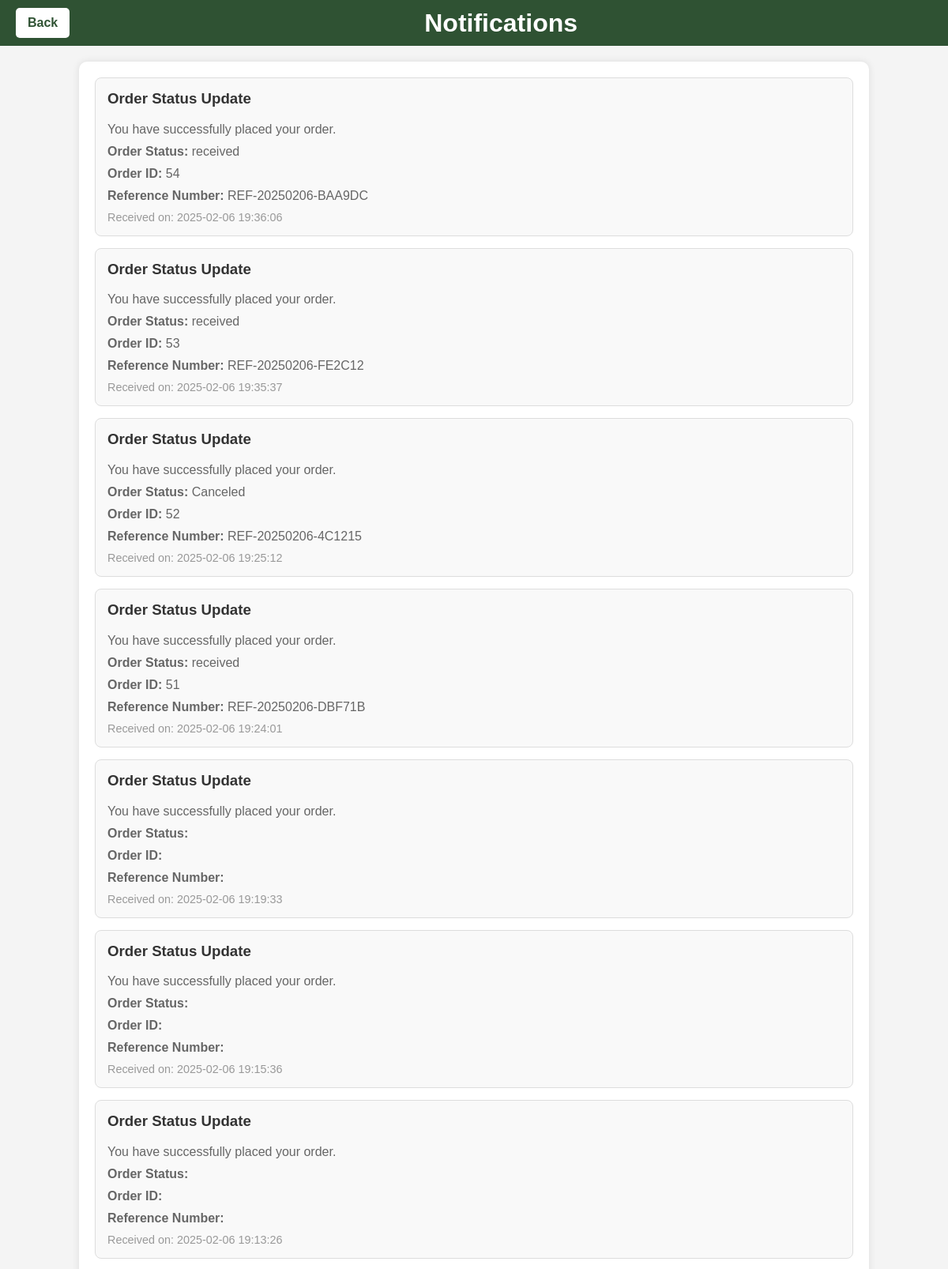
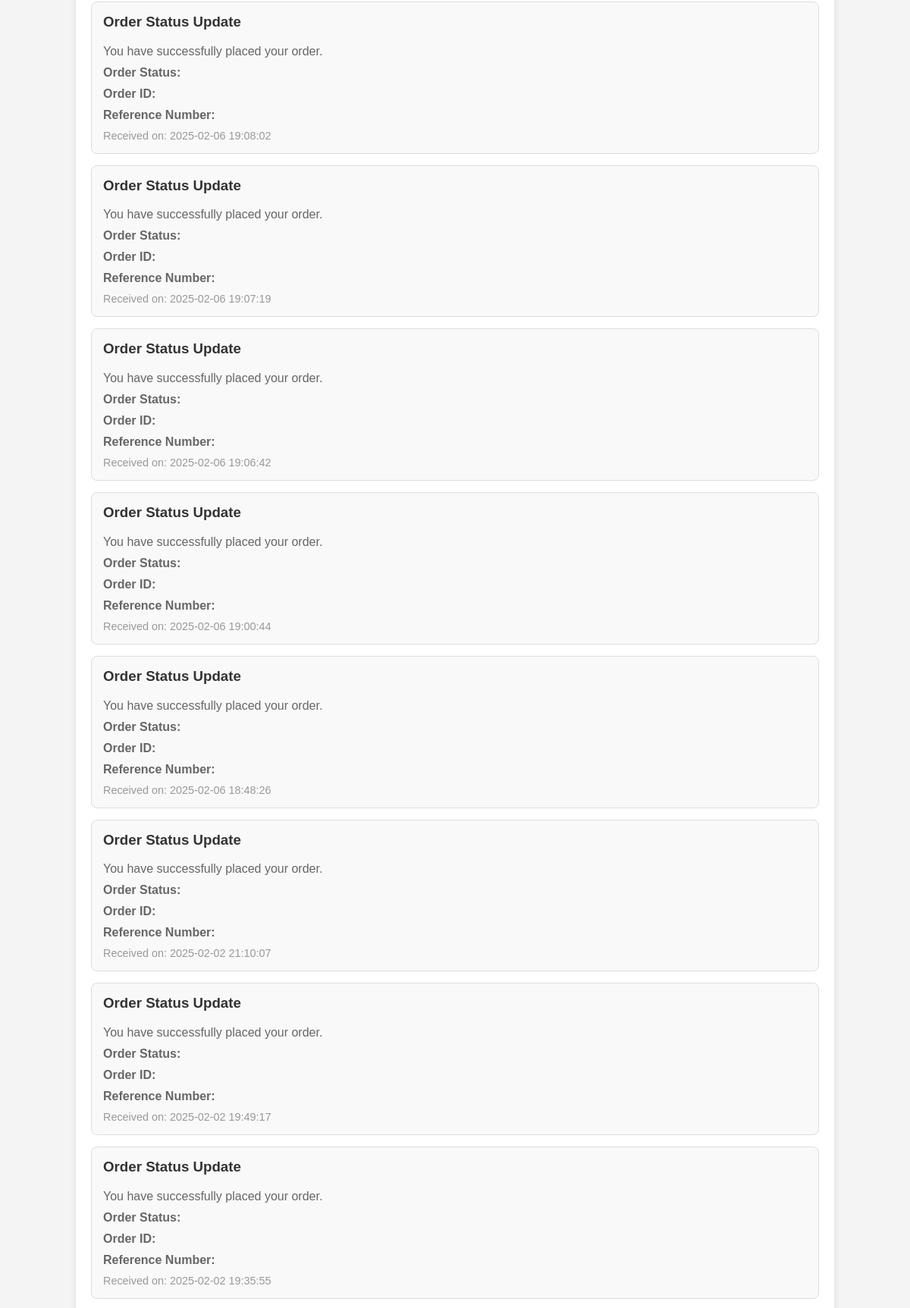
The app's page /index/notifications.php (signed in, upper part) with its own data (2 pictures, top to bottom).
### tables this page shows
CREATE TABLE `notifications` (
  `id` int(11) NOT NULL,
  `customer_id` int(11) NOT NULL,
  `title` varchar(255) NOT NULL,
  `message` text NOT NULL,
  `date_created` datetime NOT NULL,
  `order_id` int(11) DEFAULT NULL
);

CREATE TABLE `orders` (
  `id` int(11) NOT NULL,
  `customer_id` int(11) NOT NULL,
  `order_date` timestamp NOT NULL DEFAULT current_timestamp(),
  `reference_number` varchar(255) NOT NULL,
  `delivery_method` enum('pickup','cod') NOT NULL DEFAULT 'pickup',
  `total_price` decimal(10,2) NOT NULL,
  `status` enum('pending','ready_to_pick_up','canceled','received') DEFAULT 'pending',
  `penalty_amount` decimal(10,2) DEFAULT 0.00
);

### index/notifications.php (the view, shortened to what this page needs)
<?php
include 'config.php';
$email = $_SESSION['email'];
$sqlCustomer = "SELECT customer_id FROM customer WHERE email = ?";
$stmtCustomer = $conn->prepare($sqlCustomer);
$stmtCustomer->bind_param("s", $email);
$stmtCustomer->execute();
$resultCustomer = $stmtCustomer->get_result();
$customer = $resultCustomer->fetch_assoc();
$customer_id = $customer['customer_id'];
$sql = "
    SELECT n.*, o.status AS order_status, o.reference_number, n.order_id
    FROM notifications n
    LEFT JOIN orders o ON n.order_id = o.id
    WHERE n.customer_id = ?
    ORDER BY n.date_created DESC
";
$stmt = $conn->prepare($sql);
$stmt->bind_param("i", $customer_id);
$stmt->execute();
$result = $stmt->get_result();
?>
<!DOCTYPE html>
<html lang="en">
<head>
</head>
<body>
    <div class="header-container">
        <a href="CustomerDashboard.php" class="back-button">Back</a>
        <h1>Notifications</h1>
    </div>
    <div class="notifications-container">
        <?php
        if ($result->num_rows > 0) {
            while ($row = $result->fetch_assoc()) {
                $title = htmlspecialchars($row['title']);
                $message = htmlspecialchars($row['message']);
                $date_created = $row['date_created'];
                $order_status = htmlspecialchars($row['order_status']);
                $reference_number = htmlspecialchars($row['reference_number']);
                $order_id = htmlspecialchars($row['order_id']);
                if ($order_status === 'canceled') {
                    $order_status = 'Canceled';
                }
        ?>
                <div class="notification">
                    <h3><?php echo $title; ?></h3>
                    <p><?php echo $message; ?></p>
                    <p><strong>Order Status:</strong> <?php echo $order_status; ?></p>
                    <p><strong>Order ID:</strong> <?php echo $order_id; ?></p>
                    <p><strong>Reference Number:</strong> <?php echo $reference_number; ?></p>
                    <small>Received on: <?php echo $date_created; ?></small>
                </div>
        <?php
            }
        } else {
            echo "<p class='no-notifications'>No notifications available.</p>";
        }
        ?>
    </div>
</body>
</html>

### index/notifications.php (style rules this page uses)
body { font-family: Arial, sans-serif; background-color: #f4f4f4; margin: 0; padding: 0; }
.header-container { display: flex; align-items: center; justify-content: space-between; padding: 10px 20px; background-color: #2F5233; color: white; }
.header-container h1 { margin: 0; flex-grow: 1; text-align: center; }
.back-button { display: inline-block; background-color: white; color: #2F5233; padding: 10px 15px; text-decoration: none; border-radius: 5px; font-weight: bold; transition: background-color 0.3s ease; }
.notifications-container { width: 80%; margin: 20px auto; background-color: white; border-radius: 10px; padding: 20px; box-shadow: 0 0 10px rgba(0, 0, 0, 0.1); }
.notification { background-color: #f9f9f9; border: 1px solid #ddd; padding: 15px; margin-bottom: 15px; border-radius: 8px; transition: background-color 0.3s ease; }
.notification h3 { margin-top: 0; color: #333; }
.notification p { margin: 10px 0; color: #666; }
.notification small { display: block; margin-top: 10px; color: #999; font-size: 0.9em; }

### records on screen
notifications: title "Order Status Update", message "You have successfully placed your order.", order.status "received", order "54", order.reference_number "REF-20250206-BAA9DC", date_created "2025-02-06 19:36:06"
notifications: title "Order Status Update", message "You have successfully placed your order.", order.status "received", order "53", order.reference_number "REF-20250206-FE2C12", date_created "2025-02-06 19:35:37"
notifications: title "Order Status Update", message "You have successfully placed your order.", order.status "Canceled", order "52", order.reference_number "REF-20250206-4C1215", date_created "2025-02-06 19:25:12"
notifications: title "Order Status Update", message "You have successfully placed your order.", order.status "received", order "51", order.reference_number "REF-20250206-DBF71B", date_created "2025-02-06 19:24:01"
notifications: title "Order Status Update", message "You have successfully placed your order.", date_created "2025-02-06 19:19:33"
notifications: title "Order Status Update", message "You have successfully placed your order.", date_created "2025-02-06 19:15:36"
notifications: title "Order Status Update", message "You have successfully placed your order.", date_created "2025-02-06 19:13:26"
notifications: title "Order Status Update", message "You have successfully placed your order.", date_created "2025-02-06 19:08:02"
notifications: title "Order Status Update", message "You have successfully placed your order.", date_created "2025-02-06 19:07:19"
notifications: title "Order Status Update", message "You have successfully placed your order.", date_created "2025-02-06 19:06:42"
notifications: title "Order Status Update", message "You have successfully placed your order.", date_created "2025-02-06 19:00:44"
notifications: title "Order Status Update", message "You have successfully placed your order.", date_created "2025-02-06 18:48:26"
notifications: title "Order Status Update", message "You have successfully placed your order.", date_created "2025-02-02 21:10:07"
notifications: title "Order Status Update", message "You have successfully placed your order.", date_created "2025-02-02 19:49:17"
notifications: title "Order Status Update", message "You have successfully placed your order.", date_created "2025-02-02 19:35:55"
